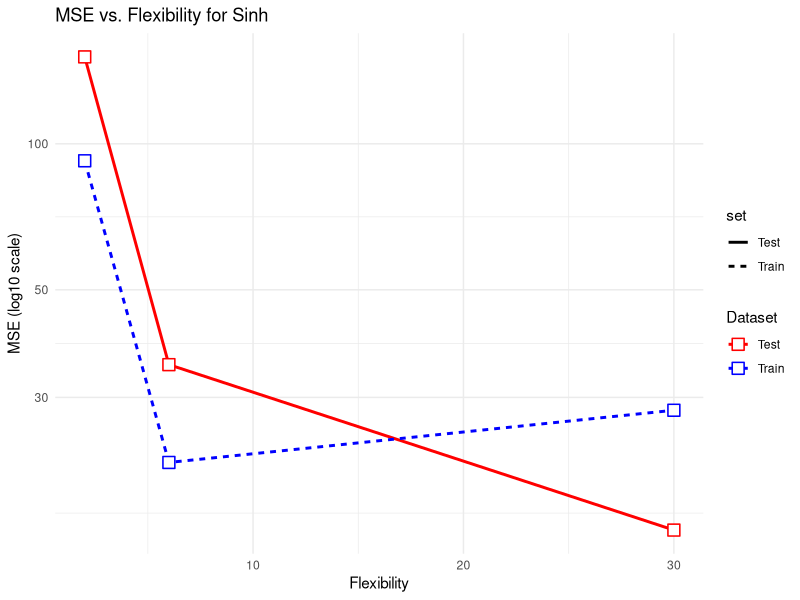

Here is the R script that generated this plot:

library(tidyverse)
library(ggplot2)

set.seed(42)  # set random seed for reproducibility

# VARIABLES

n <- 100
training_pct <- 0.8
ma_window <- 5


# FUNCTIONS

generate_data <- function(n, type) {
  x <- runif(n, min=0, max=100)  # generate x-values randomly
  if (type == "parabola") {
    y <- 3 + x * sqrt(x) / 100 + rnorm(n, mean=0, sd=0.5)  # define a noisy parabolic relationship
  } else if (type == "sine"){
    y <- 4.18 + 3.6 * sin(x / 12.7) + rnorm(n, mean=0, sd=0.5)
  } else if (type == 'sinh'){
    y <- 12 + 3 * sin((x + 14) / 9.5) + sinh(-x/10 + 5) + rnorm(n, mean=0, sd=5)
  }
  return(data.frame(x, y))
}


moving_average <- function(x, y, window) {
  y_hat <- sapply(x, function(xi) {
    neighbours <- abs(x - xi) <= window
    mean(y[neighbours])
  })
  return(y_hat)
}


split_data <- function(data) {
  train_indices <- sample(1:n, size=training_pct*n)
  train_test_sets <- list(
    train=data.frame(
      x=data$x[train_indices],
      y=data$y[train_indices]
    ) %>% arrange(x),
    test=data.frame(
      x=data$x[-train_indices],
      y=data$y[-train_indices]
    ) %>% arrange(x)
  )
  return(train_test_sets)
}


train_and_test <- function(train_test_sets, model_type, h) {
  train_x <- train_test_sets$train$x
  train_y <- train_test_sets$train$y
  test_x <- train_test_sets$test$x
  test_y <- train_test_sets$test$y
  if (model_type == "lm") {
    model <- lm(y ~ x, data=data.frame(x=train_x, y=train_y))
    yhat.Train <- predict(model)
    yhat.Test <- predict(model, newdata=data.frame(x=test_x))
  } else if (model_type == "spline") {
    model <- smooth.spline(x=train_x, y=train_y)
    yhat.Train <- predict(model)$y
    yhat.Test <- predict(model, x=test_x)$y
  } else if (model_type == "nna") {
    yhat.Train <- moving_average(train_x, train_y, window=h)
    yhat.Test <- moving_average(test_x, test_y, window=h)
  } else {
    stop("Unknown model type")
  }
  return(list(train=yhat.Train, test=yhat.Test))
}


calculate_preds <- function(data) {
  models <- list(
    list(model_type="lm", h=NULL),
    list(model_type="spline", h=NULL),
    list(model_type="nna", h=5)
  )
  predictions <- lapply(models, function(params) {
    train_and_test(
      data,
      params$model_type,
      params$h
    )}
  )
  return(predictions)
}


# challenge: how to store the data for each distro?
# training and test sets are of different lengths.
create_dfs <- function(data, predictions) {
  train_results <- data.frame(
    x=data$train$x,
    y=data$train$y,
    yhat_lm=predictions[[1]]$train,
    yhat_spline=predictions[[2]]$train,
    yhat_nna=predictions[[3]]$train
  )
  test_results <- data.frame(
    x=data$test$x,
    y=data$test$y,
    yhat_lm=predictions[[1]]$test,
    yhat_spline=predictions[[2]]$test,
    yhat_nna=predictions[[3]]$test
  )
  return(list(train=train_results, test=test_results))
}


calculate_mse <- function(data) {
  train_mse <- data.frame(
    x=c(2, 6, 30),
    y=c(
      mean((data$train$y - data$train$yhat_lm)^2),
      mean((data$train$y - data$train$yhat_spline)^2),
      mean((data$train$y - data$train$yhat_nna)^2)
    )
  )
  test_mse <- data.frame(
    x=c(2, 6, 30),
    y=c(
      mean((data$test$y - data$test$yhat_lm)^2),
      mean((data$test$y - data$test$yhat_spline)^2),
      mean((data$test$y - data$test$yhat_nna)^2)
    )
  )
  return(list(train=train_mse, test=test_mse))
}


plot_predictions <- function(df, dataset_name) {
  ggplot(df$train, aes(x=x, y=y)) +
    geom_point(shape=21, fill="white", color="black", stroke=0.8, size=3) +
    geom_line(aes(y=yhat_lm, color="Linear Model"), linewidth=1) +
    geom_line(aes(y=yhat_spline, color="Spline"), linewidth=1) +
    geom_line(aes(y=yhat_nna, color="Moving Avg"), linewidth=1) +
    scale_color_manual(values=c("Linear Model"="orange", "Spline"="cyan", "Moving Avg"="green")) +
    labs(title=paste("Predictions on", dataset_name, "Data"),
         x="x", y="y",
         color="Model") +
    theme_minimal()
}


plot_mse <- function(mse_df, dataset_name) {
  mse_long <- rbind(
    data.frame(mse_df$train, set="Train"),
    data.frame(mse_df$test, set="Test")
  )
  ggplot(mse_long, aes(x=x, y=y, color=set)) +
    geom_line(linewidth=1, aes(linetype=set)) +
    geom_point(size=4, shape=22, fill="white", stroke=0.8) +
    scale_color_manual(values=c("Train"="blue", "Test"="red")) +
    labs(title=paste("MSE vs. Flexibility for", dataset_name),
         x="Flexibility", y="MSE (log10 scale)", color="Dataset") +
    scale_y_log10() +
    theme_minimal()
}


# PROGRAMME

data_parabola <- generate_data(n, type="parabola")
data_sine <- generate_data(n, type="sine")
data_sinh <- generate_data(n, type="sinh")

data_parabola.split <- split_data(data_parabola)
data_sine.split <- split_data(data_sine)
data_sinh.split <- split_data(data_sinh)

# now train every model on each data set

yhat_parabola <- calculate_preds(data_parabola.split)
yhat_sine <- calculate_preds(data_sine.split)
yhat_sinh <- calculate_preds(data_sinh.split)

df_parabola <- create_dfs(data_parabola.split, yhat_parabola)
df_sine <- create_dfs(data_sine.split, yhat_sine)
df_sinh <- create_dfs(data_sinh.split, yhat_sinh)

# then calculate the MSE for both training and test, for all 3 models every time

mse_parabola <- calculate_mse(df_parabola)
mse_sine <- calculate_mse(df_sine)
mse_sinh <- calculate_mse(df_sinh)

dev.off()

# plot_predictions(df_parabola, "Parabola")
# plot_mse(mse_parabola, "Parabola")
# plot_predictions(df_sine, "Sine")
# plot_mse(mse_sine, "Sine")
# plot_predictions(df_sinh, "Sinh")
plot_mse(mse_sinh, "Sinh")
